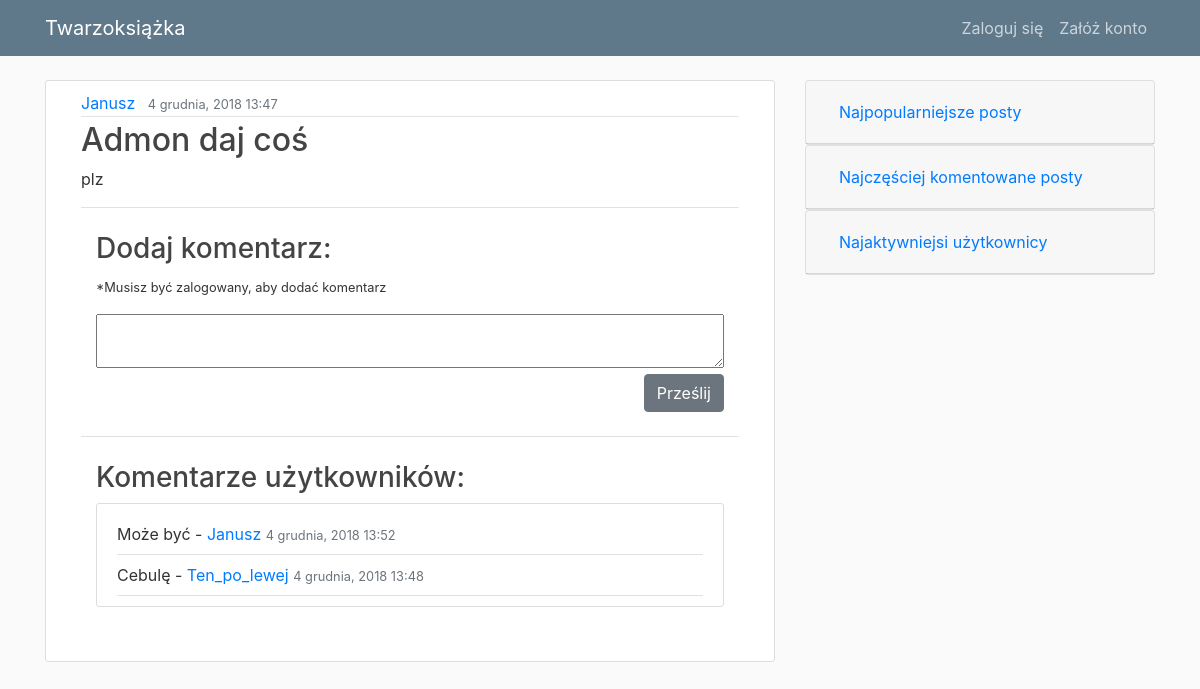
Screenshot of /post/28/ with the database file from the repository.
### blog/models.py (models this page shows, shortened)
class Post(models.Model):
    title = models.CharField(max_length=100)
    content = models.TextField()
    date_posted = models.DateTimeField(default=timezone.now)
    author = models.ForeignKey(User, on_delete=models.CASCADE)
    visits = models.IntegerField(default=0)
    class Meta:
        ordering = ['-date_posted']

class Comment(models.Model):
    content = models.TextField()
    date_posted = models.DateTimeField(default=timezone.now)
    author = models.ForeignKey(User, on_delete=models.CASCADE)
    post = models.ForeignKey(Post, on_delete=models.CASCADE)
    class Meta:
        ordering = ['-date_posted']

### blog/views.py (the view)
# urls.py: path('post/<int:pk>/', PostDetailView.as_view(), name='post-detail'),
class PostDetailView(DetailView):
    model = Post
    def get(self, request, *args, **kwargs):
        post = Post.objects.get(pk=kwargs['pk'])
        post.visits = F('visits') + 1
        post.save()
        return super().get(request, *args, **kwargs)

### blog/templates/blog/post_detail.html (shortened to what this page needs)
{% extends "blog/index.html" %}
{% block content %}
<article class="media content-section">
  <div class="col-md-12 media-body" style="word-wrap: break-word;">
    <div class="article-metadata">
      <a class="mr-2" href="{% url 'users:user' object.author.id %}">{{ object.author }}</a>
      <small class="text-muted">{{ object.date_posted|date:"j E, Y G:i" }}</small>
    </div>
    <h2 class="article-title">{{ object.title }}</h2>
    <p class="article-content">{{ object.content }}</p>
    <div class="container py-4 border-top">
      <h3>Dodaj komentarz:</h3>
      {% if not user.is_authenticated %}
      <p><small>*Musisz być zalogowany, aby dodać komentarz</small></p>
      {% endif %}
      <form action="{% url 'post-comment' object.id %}" method="post">
        <textarea class="w-100" name="comment"></textarea>
        <div class="d-flex justify-content-end">
          <input type="submit" class="btn btn-secondary" value="Prześlij">
        </div>
      </form>
    </div>
    <div class="container py-4 border-top">
      <h3>Komentarze użytkowników:</h3>
      <article class="media content-section flex-column">
        {% if object.comment_set.all %}
        {% for comment in object.comment_set.all %}
        <div class="media-body border-bottom py-2 w-100">
          <p class="my-0">{{ comment.content }} - <a href="{% url 'users:user' comment.author.id %}">
              {{ comment.author.username }}</a>
            <small class="text-muted">{{ comment.date_posted|date:"j E, Y G:i" }}</small></p>
        </div>
        {% endfor %}
        {% else %}
        <strong>Brak komentarzy pod tym postem</strong>
        {% endif %}
      </article>
    </div>
  </div>
</article>
{% endblock content %}

### blog/templates/blog/index.html (shortened to what this page needs)
{% load static %}
<!DOCTYPE html>
<html>
<head>
  <link rel="stylesheet" href="https://maxcdn.bootstrapcdn.com/bootstrap/4.0.0/css/bootstrap.min.css"
>
  <link rel="stylesheet" type="text/css" href="{% static 'blog/main.css' %}">
</head>
<body>
  <header class="site-header">
    <nav class="navbar navbar-expand-md navbar-dark bg-steel fixed-top">
      <div class="container">
        <a class="navbar-brand mr-4" href="{% url 'blog-home' %}">Twarzoksiążka</a>
        <div class="collapse navbar-collapse" id="navbarToggle">
          <div class="navbar-nav align-items-center">
            {% if user.is_authenticated %}
            <span class="logged-in-user-info mx-2">Jesteś zalogowany jako {{ user.username }}</span>
            <a class="nav-item nav-link" href="{% url 'post-create' %}">Dodaj</a>
            <a class="nav-item nav-link" href="{% url 'logout' %}">Wyloguj się</a>
            {% else %}
            <a class="nav-item nav-link" href="{% url 'login' %}">Zaloguj się</a>
            <a class="nav-item nav-link" href="{% url 'register' %}">Załóż konto</a>
            {% endif %}
          </div>
        </div>
      </div>
    </nav>
  </header>
  <main role="main" class="container">
    <div class="row">
      <div class="col-md-8">
        {% block content %}{% endblock %}
      </div>
      <div class="col-md-4">
        <div class="accordion" id="sidebar">
          <div class="card">
            <div class="card-header" id="most_popular">
              <h5 class="mb-0">
                <button class="btn btn-link" type="button" data-target="#most_popular_list" aria-expanded="false"
                  aria-controls="most_popular_list" onclick="sidebarClickHandler(this)">
                  Najpopularniejsze posty
                </button>
              </h5>
            </div>
          </div>
          <div class="card">
            <div class="card-header" id="most_commented">
              <h5 class="mb-0">
                <button class="btn btn-link collapsed" type="button" data-target="#most_commented_list" aria-expanded="false"
                  aria-controls="most_commented_list" onclick="sidebarClickHandler(this)">
                  Najczęściej komentowane posty
                </button>
              </h5>
            </div>
          </div>
          <div class="card">
            <div class="card-header" id="top_users">
              <h5 class="mb-0">
                <button class="btn btn-link collapsed" type="button" data-target="#top_users_list" aria-expanded="false"
                  aria-controls="top_users_list" onclick="sidebarClickHandler(this)">
                  Najaktywniejsi użytkownicy
                </button>
              </h5>
            </div>
          </div>
        </div>
      </div>
    </div>
  </main>
</body>
</html>

### blog/static/blog/main.css (style rules this page uses)
body { background: #fafafa; color: #333333; margin-top: 5rem; }
h1, h2, h3, h4, h5, h6 { color: #444444; }
.bg-steel { background-color: #5f788a; }
.site-header .navbar-nav .nav-link { color: #cbd5db; }
.content-section { background: #ffffff; padding: 10px 20px; border: 1px solid #dddddd; border-radius: 3px; margin-bottom: 20px; }
.article-title { color: #444444; }
.article-content { white-space: pre-line; }
.article-metadata { padding-bottom: 1px; margin-bottom: 4px; border-bottom: 1px solid #e3e3e3 }

### rows the page displays
Post: author "Janusz", date_posted "4 grudnia, 2018 13:47", title "Admon daj coś", content "plz"
Comment: content "Może być", author.username "Janusz", date_posted "4 grudnia, 2018 13:52"
Comment: content "Cebulę", author.username "Ten_po_lewej", date_posted "4 grudnia, 2018 13:48"
